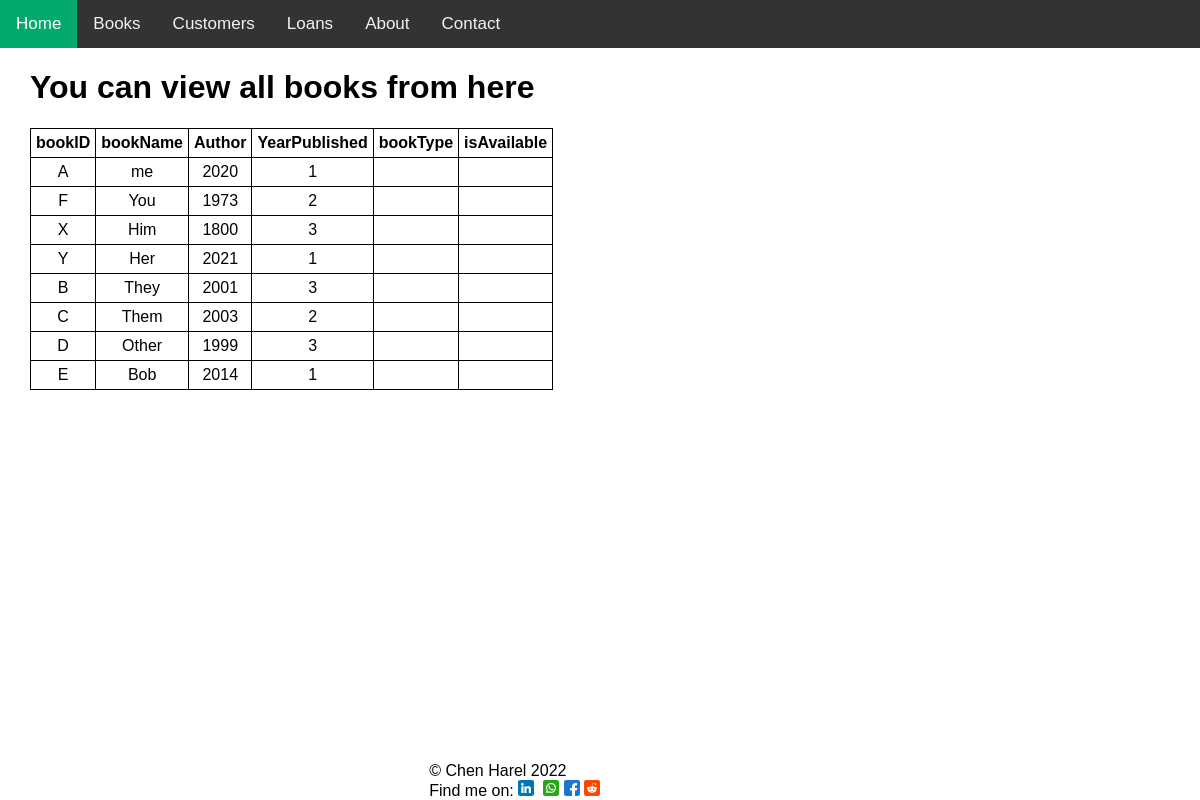
Page /books/showAllBooks on the earlier database version.
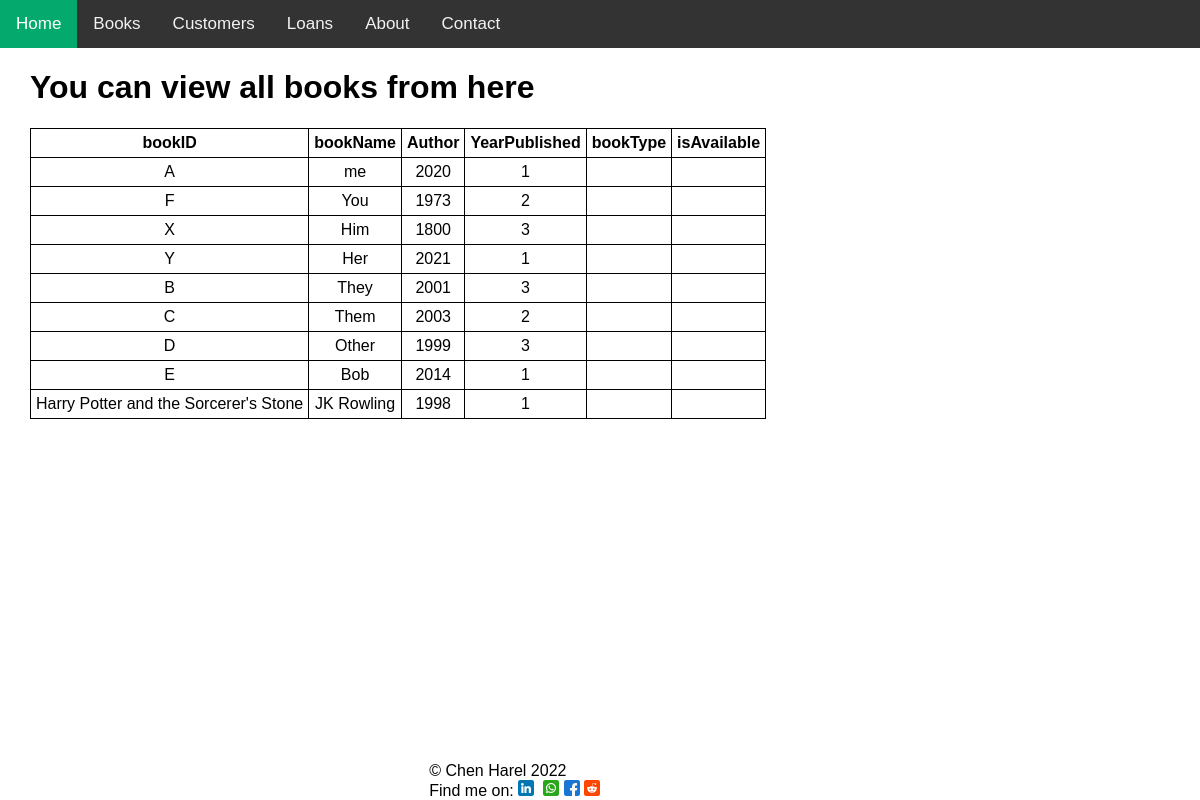
Same page on the later database version.
### tables this page shows
CREATE TABLE books (bookName text, Author text, yearPublished int, bookType int);

### app.py (the view)
@app.route("/books/showAllBooks", methods=['GET', 'POST'])
def showAllBooks():
    return myBooks.Book.showAllBooks(myBooks)

### tools/books.py (called while the page is built)
    def showAllBooks(self):
        if request.method=='POST':
            pass
        sqlBooks = "SELECT * FROM books"
        cur.execute(sqlBooks)
        books = cur.fetchall()
        return render_template("/books/showAllBooks.html", books=books)

### templates/books/showAllBooks.html
{%extends 'layout.html'%}
{%block header%}{{super()}}{%endblock%}
{%block content%}
<h1 class="pushLeft">You can view all books from here</h1>
<div class="pushLeft">
    <table>
        <tr>
            <th>bookID</th>
            <th>bookName</th>
            <th>Author</th>
            <th>YearPublished</th>
            <th>bookType</th>
            <th>isAvailable</th>
        </tr>
        {% for book in books %}
        <tr>
            <td>{{book[0]}}</td>
            <td>{{book[1]}}</td>
            <td>{{book[2]}}</td>
            <td>{{book[3]}}</td>
            <td>{{book[4]}}</td>
            <td>{{book[5]}}</td>
        </tr>
        {% endfor %}
    </table>
</div>
{%endblock%}
{%block footer%}{{super()}}{%endblock%}

Differences in the rows shown:
added books: bookName "Harry Potter and the Sorcerer's Stone", Author "JK Rowling", yearPublished "1998", bookType "1"
